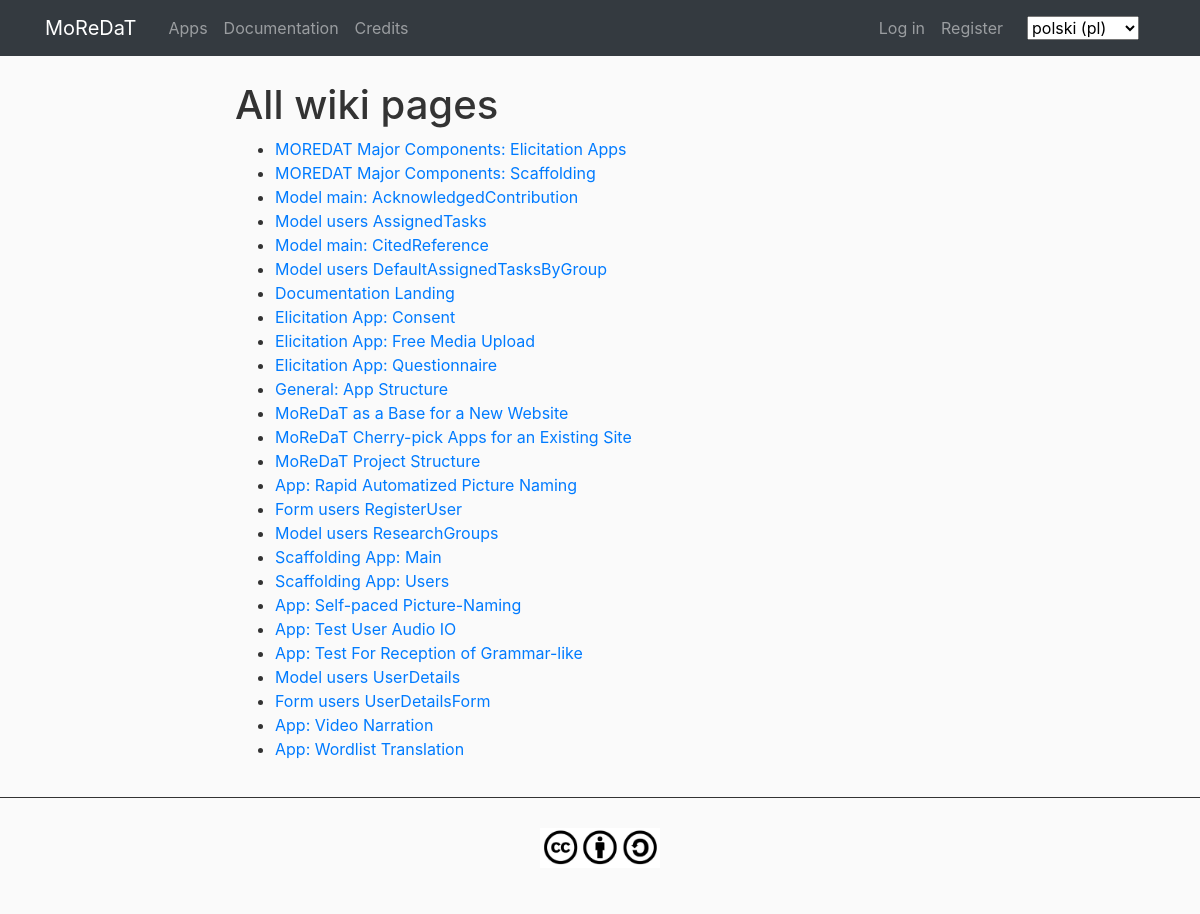
The app's page /pl/documentation/index/, older data.
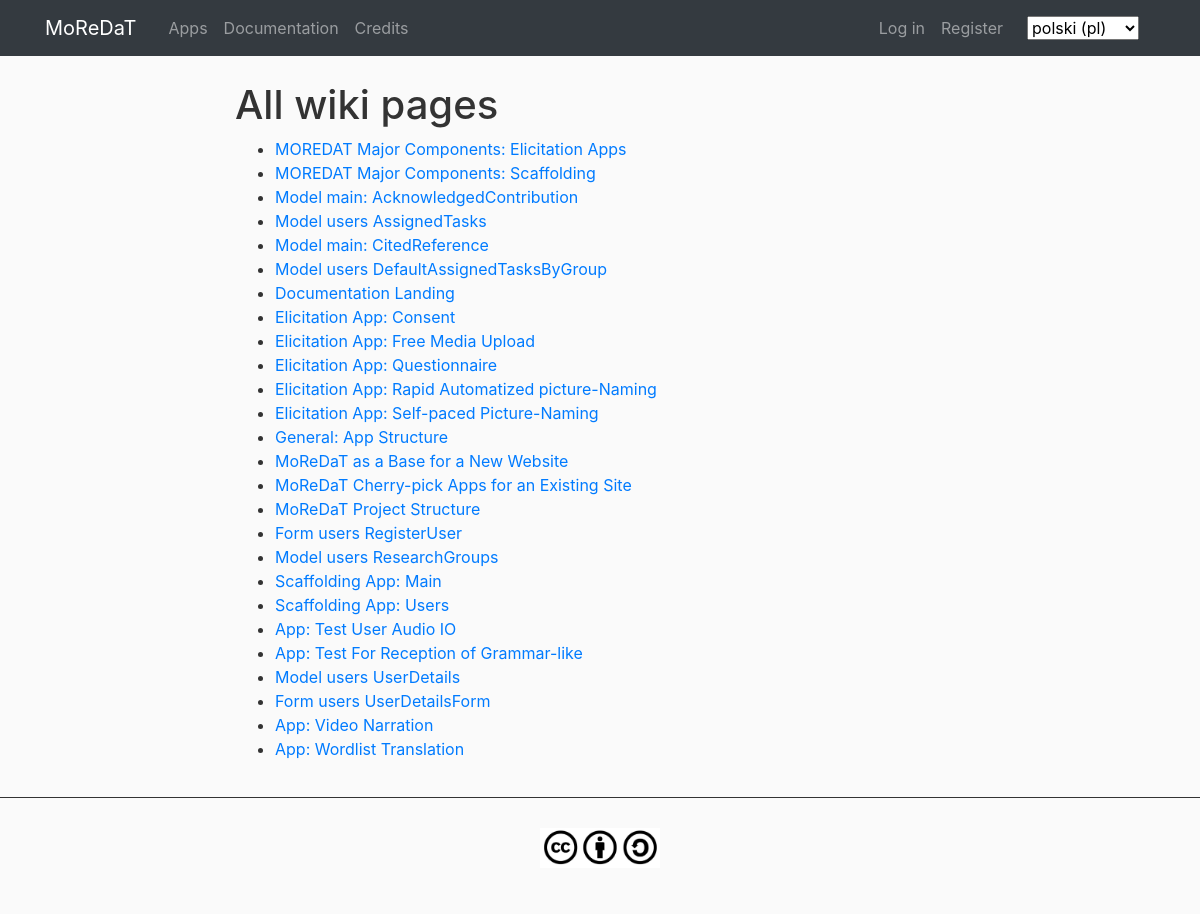
The same page, newer data.
### documentation/models.py (models this page shows, shortened)
class WikiPage(models.Model):
    slug = models.CharField(_('slug'), max_length=255)
    title = models.CharField(_('title'), max_length=510)
    created = models.DateTimeField(_('created'), auto_now_add=True)
    modified = models.DateTimeField(_('modified'), auto_now=True)
    class Meta:
        verbose_name = _("Wiki page")
        verbose_name_plural = _("Wiki pages")
        ordering = ['slug']

### documentation/views.py (the view)
def page_list(request, template_name='documentation/page_list.html', extra_context=None):
    page_list = WikiPage.objects.all()
    page_list = page_list.order_by('slug')
    template_context = {
        'page_list': page_list,
        'index_slug': getattr(settings, 'DOCUMENTATION_DEFAULT_INDEX', 'WikiIndex'),
    }
    template_context.update(extra_context or {})
    return render(request, template_name, template_context)

### main/templatetags/main_custom_tags.py (called while the page is built)
@register.filter
def custom_redir_lang(url_fullpath):
	ls_urls = url_fullpath.split('/')
	del ls_urls[1]
	return '/'.join(ls_urls)

### documentation/templates/documentation/page_list.html (shortened to what this page needs)
{% extends "main/main-base.html" %}
{% load i18n %}
{% block content %}
<div class="col-lg-2"></div>
<div class="col-lg-8 col-md-12">
	<h1>{% trans "All wiki pages" %}</h1>
	<ul>
	{% for page in page_list %}
	<li><a href="{% url 'documentation_page' slug=page.slug %}">{{ page.title }}</a></li>
	{% endfor %}
	</ul>
</div>
{% endblock %}

### main/templates/main/main-base.html (shortened to what this page needs)
{% load i18n %}
{% load static %}
{% load crispy_forms_tags %}
{% load main_custom_tags %}
{% get_current_language as LANGUAGE_CODE %}
<!DOCTYPE html>
<html>
	<head>
    	<link rel="stylesheet" href="https://maxcdn.bootstrapcdn.com/bootstrap/4.0.0/css/bootstrap.min.css">
    	<link rel="stylesheet" type="text/css" href="{% static 'main/main.css' %}">
    	<link rel="stylesheet" type="text/css" href="{% static 'documentation/documentation.css' %}">
    	<link rel="stylesheet" type="text/css" href="{% static 'questionnaire/questionnaire.css' %}">
	</head>
	<body>
		<div id="page-container">
			<div id="content-wrapper">
				<header class="site-header">
					<nav class="navbar navbar-expand-lg navbar-dark bg-dark fixed-top">
						<div class="container">
							<a class="navbar-brand mr-4" href="{% url 'HOME' %}">MoReDaT</a>
							<div class="collapse navbar-collapse" id="navbarToggle">
								<div class="navbar-nav mr-auto bg-dark">
									<a class="nav-item nav-link" href="{% url 'home-apps' %}">Apps</a>
									<a class="nav-item nav-link" href="{% url 'documentation_index' %}">Documentation</a>
									<a class="nav-item nav-link" href="{% url 'credits' %}">Credits</a>
								</div>
								<div class="navbar-nav">
			                      	{% if user.is_authenticated %}
					                    <a class="nav-item nav-link" href="{% url 'profile' %}">{{ user.username }}</a>
				                      	<a class="nav-item nav-link" href="{% url 'logout' %}">{% translate "Log out" %}</a>
			                      	{% else %}
			              				<a class="nav-item nav-link" href="{% url 'login' %}">{% translate "Log in" %}</a>
			              				<a class="nav-item nav-link" href="{% url 'register' %}">{% translate "Register" %}</a>
			                      	{% endif%}
			              			<form action="{% url 'set_language' %}" method="post" class="form-inline">{% csrf_token %}
			              				<div class="form-group mx-sm-3 mb-0">
			      	        				<select name="language" id="langselect" onchange="this.form.submit()">
			                            	{% get_current_language as LANGUAGE_CODE %}
			          	    				{% get_available_languages as LANGUAGES %}
			              					{% get_language_info_list for LANGUAGES as languages %}
			              					{% for language in languages %}
			              						<option value="{{ language.code }}" {% if language.code == LANGUAGE_CODE %} selected {% endif %}>
			              							{{ language.name_local }} ({{ language.code }})
			              						</option>
			              					{% endfor %}
			              					</select>
			          					</div>
			              			</form>
			            		</div>
							</div>
						</div>
					</nav>
				</header>
				<main role="main" class="container" id="pageMain">
					<div class="row">
						<div class="col-md-12">
						</div>
					</div>
					<div class="row">
						{% block content %}{% endblock %}
					</div>
				</main>
				<footer>
					<div>
						<p style="text-align:center;"><a href="https://creativecommons.org/licenses/by-sa/4.0/"><img style="margin: 30px;height:40px;" src="{% static 'main/img/cc-by-sa.jpg' %}"></a></p>
					</div>
				</footer>
			</div>
		</div>
	</body>
</html>

### static/main/main.css (style rules this page uses)
body { height: 100%; background: #fafafa; color: #333333; margin-top: 5rem; margin-left: 0; margin-right: 0; }
#page-container { position: relative; min-height: 100vh; }
#content-wrapper { min-height: 100vh; }
#pageMain { min-height: 75vh; text-align: justify; }
footer { margin-top: 20px; border-top: solid; border-width: thin; }

Row changes from the older to the newer data that the page shows:
changed WikiPage: title "App: Rapid Automatized Picture Naming" → "Elicitation App: Rapid Automatized picture-Naming"; moves up the list
changed WikiPage: title "App: Self-paced Picture-Naming" → "Elicitation App: Self-paced Picture-Naming"; moves up the list
